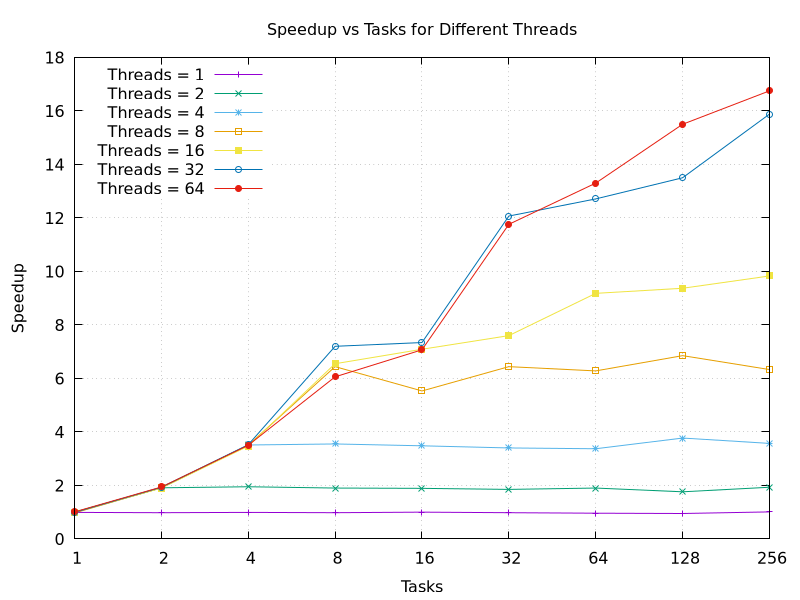

Reproduce this figure in gnuplot.
datafile = ARG1
outfile = ARG2
tasks_count = ARG3  # Number of tasks (like 7)
threads_count = ARG4  # Number of threads (like 5 for up to 32 threads, or 7 for up to 128 threads)

# Set output to PNG
set terminal pngcairo size 800,600
set output outfile

set title "Speedup vs Tasks for Different Threads"
set xlabel "Tasks"
set ylabel "Speedup"
set key left top
set grid

# Set x as power of 2
set logscale x 2

# Dynamic plot generation
plot for [i=0:threads_count-1] datafile using 1:3 every ::(i*tasks_count)::((i+1)*tasks_count-1) title sprintf('Threads = %d', 2**i) with linespoints
